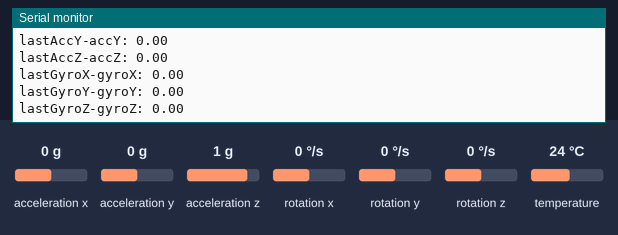
A sketch run on a simulated Arduino Uno, built with avr-gcc and run on an emulated ATmega328P. Shown: the last lines printed to the serial monitor. Inputs (shaded band) come from the test bench; at power-on: acceleration x 0 g, acceleration y 0 g, acceleration z 1 g, rotation x 0 °/s, rotation y 0 °/s, rotation z 0 °/s, temperature 24 °C.

Above: at 1.2 s.
1.3 s: acceleration x set to -1.4 g
2.8 s: acceleration y set to -1.4 g
4.3 s: acceleration z set to -1.4 g
5.8 s: rotation x set to -192 °/s
At 6.13 s:
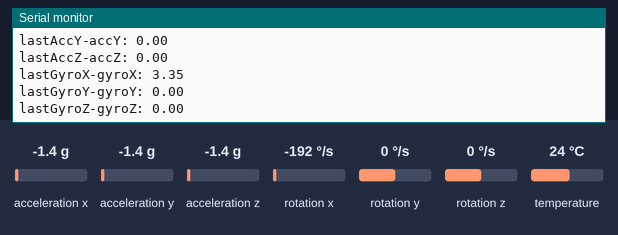
7.3 s: rotation y set to -192 °/s
At 7.68 s:
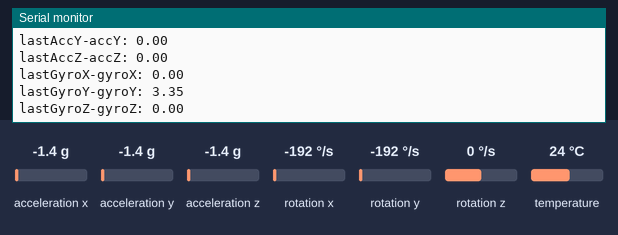
Timing chart, 0 to 9.8 s (numbered marks = the images above; inputs shaded):
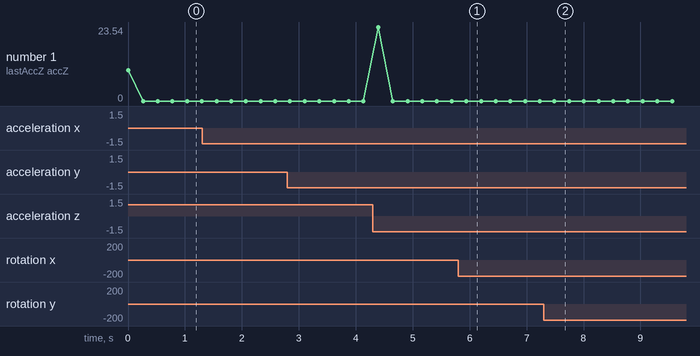

The sketch:

MPU6050.ino
```cpp
#include <Arduino.h>
#include <Adafruit_MPU6050.h>
#include <Adafruit_Sensor.h>


// Create a sensor object
Adafruit_MPU6050 mpu;

sensors_event_t a, g, temp;

float gyroX, gyroY, gyroZ;
float accX, accY, accZ;
float lastGyroX, lastGyroY, lastGyroZ;
float lastAccX, lastAccY, lastAccZ;
float temperature;

//Gyroscope sensor deviation
float gyroXerror = 0.07;
float gyroYerror = 0.03;
float gyroZerror = 0.01;

// Init MPU6050
void initMPU(){
  if (!mpu.begin()) {
    Serial.println("Failed to find MPU6050 chip");
    while (1) {
      delay(10);
    }
  }
  Serial.println("MPU6050 Found!");
}

void getreadings(){
  mpu.getEvent(&a, &g, &temp);

  lastAccX = accX;
  lastAccY = accY;
  lastAccZ = accZ;
  accX = a.acceleration.x;
  accY = a.acceleration.y;
  accZ = a.acceleration.z;

  lastGyroX = gyroX;
  lastGyroY = gyroY;
  lastGyroZ = gyroZ;
  gyroX = g.gyro.x;
  gyroY = g.gyro.y;
  gyroZ = g.gyro.z;
}

void setup(){
  Serial.begin(115200);
  initMPU();
}

void loop(){
  getreadings();
  Serial.print("lastAccX-accX: ");
  Serial.println(abs(lastAccX-accX));
  Serial.print("lastAccY-accY: ");
  Serial.println(abs(lastAccY-accY));
  Serial.print("lastAccZ-accZ: ");
  Serial.println(abs(lastAccZ-accZ));
  Serial.print("lastGyroX-gyroX: ");
  Serial.println(abs(lastGyroX-gyroX));
  Serial.print("lastGyroY-gyroY: ");
  Serial.println(abs(lastGyroY-gyroY));
  Serial.print("lastGyroZ-gyroZ: ");
  Serial.println(abs(lastGyroZ-gyroZ));
  delay(250);
}
```

Measured:
- after the input at 5.8 s, the serial monitor: prints a new line after 0.14 s (image 1)
- after the input at 7.3 s, the serial monitor: prints a new line after 0.19 s (image 2)
